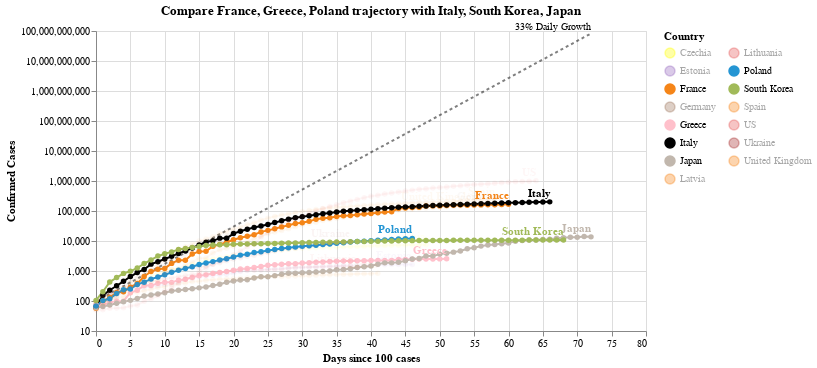

Notebook code for this chart:
### Code cell
#hide_input
chart2 = make_since_chart(['France', 'Greece', 'Poland'])
chart2

### Figure 1 — Vega-Lite specification as saved in the notebook (floating-point values rounded to 4 significant figures; data arrays with more than 128 entries replaced by an {"elided": "..."} marker saying what was removed)
{"config": {"view": {"continuousWidth": 400, "continuousHeight": 300}}, "layer": [{"mark": {"type": "line", "color": "black", "opacity": 0.5, "strokeDash": [3, 3]}, "encoding": {"x": {"type": "quantitative", "field": "Days since 100 cases"}, "y": {"type": "quantitative", "field": "Confirmed Cases"}}}, {"mark": {"type": "text", "align": "right", "dy": -6, "fontSize": 10, "text": "33% Daily Growth"}, "encoding": {"x": {"type": "quantitative", "field": "Days since 100 cases"}, "y": {"type": "quantitative", "field": "Confirmed Cases"}}, "transform": [{"filter": "(datum['Days since 100 cases'] >= 72)"}]}, {"data": {"name": "data-ff80dffc156eabe901ca56bd4eecd420"}, "mark": {"type": "line", "point": true}, "encoding": {"color": {"type": "nominal", "field": "Country", "legend": {"columns": 2}, "scale": {"domain": ["Czechia", "Estonia", "France", "Germany", "Greece", "Italy", "Japan", "Latvia", "Lithuania", "Poland", "South Korea", "Spain", "US", "Ukraine", "United Kingdom"], "range": ["yellow", "#9467bd", "#F58518", "#9D755D", "pink", "black", "#C1B7AD", "#F58518", "#E45756", "#2495D3", "#A1BA59", "#F58518", "#E45756", "brown", "#F58518"]}}, "opacity": {"condition": {"value": 1, "selection": "selector010"}, "value": 0.05}, "tooltip": [{"type": "nominal", "field": "Country"}, {"type": "temporal", "field": "Date"}, {"type": "quantitative", "field": "Confirmed Cases"}, {"type": "quantitative", "field": "Days since 100 cases"}], "x": {"type": "quantitative", "field": "Days since 100 cases"}, "y": {"type": "quantitative", "field": "Confirmed Cases", "scale": {"type": "log"}}}, "selection": {"selector010": {"type": "multi", "fields": ["Country"], "bind": "legend", "init": [{"Country": "France"}, {"Country": "Greece"}, {"Country": "Poland"}, {"Country": "Italy"}, {"Country": "South Korea"}, {"Country": "Japan"}]}}, "width": 550}, {"data": {"name": "data-ff80dffc156eabe901ca56bd4eecd420"}, "mark": {"type": "text", "align": "right", "dy": -8, "fontWeight": "bold"}, "encoding": {"color": {"type": "nominal", "field": "Country", "legend": {"columns": 2}, "scale": {"domain": ["Czechia", "Estonia", "France", "Germany", "Greece", "Italy", "Japan", "Latvia", "Lithuania", "Poland", "South Korea", "Spain", "US", "Ukraine", "United Kingdom"], "range": ["yellow", "#9467bd", "#F58518", "#9D755D", "pink", "black", "#C1B7AD", "#F58518", "#E45756", "#2495D3", "#A1BA59", "#F58518", "#E45756", "brown", "#F58518"]}}, "opacity": {"condition": {"value": 1, "selection": "selector010"}, "value": 0.05}, "text": {"type": "nominal", "field": "Country"}, "tooltip": [{"type": "nominal", "field": "Country"}, {"type": "temporal", "field": "Date"}, {"type": "quantitative", "field": "Confirmed Cases"}, {"type": "quantitative", "field": "Days since 100 cases"}], "x": {"type": "quantitative", "field": "Days since 100 cases"}, "y": {"type": "quantitative", "field": "Confirmed Cases", "scale": {"type": "log"}}}, "transform": [{"filter": "(datum['Date'] >= 1588032000000)"}], "width": 550}], "data": {"name": "data-6bcd14cede4addfa82cd7a00968bc3db"}, "title": "Compare France, Greece, Poland trajectory with Italy, South Korea, Japan", "$schema": "https://vega.github.io/schema/vega-lite/v4.0.2.json", "datasets": {"data-6bcd14cede4addfa82cd7a00968bc3db": [{"Days since 100 cases": 0, "Confirmed Cases": 100.0}, {"Days since 100 cases": 1, "Confirmed Cases": 133.0}, {"Days since 100 cases": 2, "Confirmed Cases": 176.9}, {"Days since 100 cases": 3, "Confirmed Cases": 235.3}, {"Days since 100 cases": 4, "Confirmed Cases": 312.9}, {"Days since 100 cases": 5, "Confirmed Cases": 416.2}, {"Days since 100 cases": 6, "Confirmed Cases": 553.5}, {"Days since 100 cases": 7, "Confirmed Cases": 736.1}, {"Days since 100 cases": 8, "Confirmed Cases": 979.1}, {"Days since 100 cases": 9, "Confirmed Cases": 1302.0}, {"Days since 100 cases": 10, "Confirmed Cases": 1732.0}, {"Days since 100 cases": 11, "Confirmed Cases": 2303.0}, {"Days since 100 cases": 12, "Confirmed Cases": 3064.0}, {"Days since 100 cases": 13, "Confirmed Cases": 4074.0}, {"Days since 100 cases": 14, "Confirmed Cases": 5419.0}, {"Days since 100 cases": 15, "Confirmed Cases": 7207.0}, {"Days since 100 cases": 16, "Confirmed Cases": 9586.0}, {"Days since 100 cases": 17, "Confirmed Cases": 12750.0}, {"Days since 100 cases": 18, "Confirmed Cases": 16960.0}, {"Days since 100 cases": 19, "Confirmed Cases": 22550.0}, {"Days since 100 cases": 20, "Confirmed Cases": 29990.0}, {"Days since 100 cases": 21, "Confirmed Cases": 39890.0}, {"Days since 100 cases": 22, "Confirmed Cases": 53060.0}, {"Days since 100 cases": 23, "Confirmed Cases": 70560.0}, {"Days since 100 cases": 24, "Confirmed Cases": 93850.0}, {"Days since 100 cases": 25, "Confirmed Cases": 124800.0}, {"Days since 100 cases": 26, "Confirmed Cases": 166000.0}, {"Days since 100 cases": 27, "Confirmed Cases": 220800.0}, {"Days since 100 cases": 28, "Confirmed Cases": 293700.0}, {"Days since 100 cases": 29, "Confirmed Cases": 390600.0}, {"Days since 100 cases": 30, "Confirmed Cases": 519500.0}, {"Days since 100 cases": 31, "Confirmed Cases": 690900.0}, {"Days since 100 cases": 32, "Confirmed Cases": 918900.0}, {"Days since 100 cases": 33, "Confirmed Cases": 1222000.0}, {"Days since 100 cases": 34, "Confirmed Cases": 1625000.0}, {"Days since 100 cases": 35, "Confirmed Cases": 2162000.0}, {"Days since 100 cases": 36, "Confirmed Cases": 2875000.0}, {"Days since 100 cases": 37, "Confirmed Cases": 3824000.0}, {"Days since 100 cases": 38, "Confirmed Cases": 5086000.0}, {"Days since 100 cases": 39, "Confirmed Cases": 6764000.0}, {"Days since 100 cases": 40, "Confirmed Cases": 8996000.0}, {"Days since 100 cases": 41, "Confirmed Cases": 11970000.0}, {"Days since 100 cases": 42, "Confirmed Cases": 15910000.0}, {"Days since 100 cases": 43, "Confirmed Cases": 21170000.0}, {"Days since 100 cases": 44, "Confirmed Cases": 28150000.0}, {"Days since 100 cases": 45, "Confirmed Cases": 37440000.0}, {"Days since 100 cases": 46, "Confirmed Cases": 49790000.0}, {"Days since 100 cases": 47, "Confirmed Cases": 66230000.0}, {"Days since 100 cases": 48, "Confirmed Cases": 88080000.0}, {"Days since 100 cases": 49, "Confirmed Cases": 117100000.0}, {"Days since 100 cases": 50, "Confirmed Cases": 155800000.0}, {"Days since 100 cases": 51, "Confirmed Cases": 207200000.0}, {"Days since 100 cases": 52, "Confirmed Cases": 275600000.0}, {"Days since 100 cases": 53, "Confirmed Cases": 366600000.0}, {"Days since 100 cases": 54, "Confirmed Cases": 487500000.0}, {"Days since 100 cases": 55, "Confirmed Cases": 648400000.0}, {"Days since 100 cases": 56, "Confirmed Cases": 862400000.0}, {"Days since 100 cases": 57, "Confirmed Cases": 1147000000.0}, {"Days since 100 cases": 58, "Confirmed Cases": 1525000000.0}, {"Days since 100 cases": 59, "Confirmed Cases": 2029000000.0}, {"Days since 100 cases": 60, "Confirmed Cases": 2698000000.0}, {"Days since 100 cases": 61, "Confirmed Cases": 3589000000.0}, {"Days since 100 cases": 62, "Confirmed Cases": 4773000000.0}, {"Days since 100 cases": 63, "Confirmed Cases": 6348000000.0}, {"Days since 100 cases": 64, "Confirmed Cases": 8443000000.0}, {"Days since 100 cases": 65, "Confirmed Cases": 11230000000.0}, {"Days since 100 cases": 66, "Confirmed Cases": 14940000000.0}, {"Days since 100 cases": 67, "Confirmed Cases": 19860000000.0}, {"Days since 100 cases": 68, "Confirmed Cases": 26420000000.0}, {"Days since 100 cases": 69, "Confirmed Cases": 35140000000.0}, {"Days since 100 cases": 70, "Confirmed Cases": 46730000000.0}, {"Days since 100 cases": 71, "Confirmed Cases": 62150000000.0}, {"Days since 100 cases": 72, "Confirmed Cases": 82660000000.0}], "data-ff80dffc156eabe901ca56bd4eecd420": {"elided": "825 records"}}}
